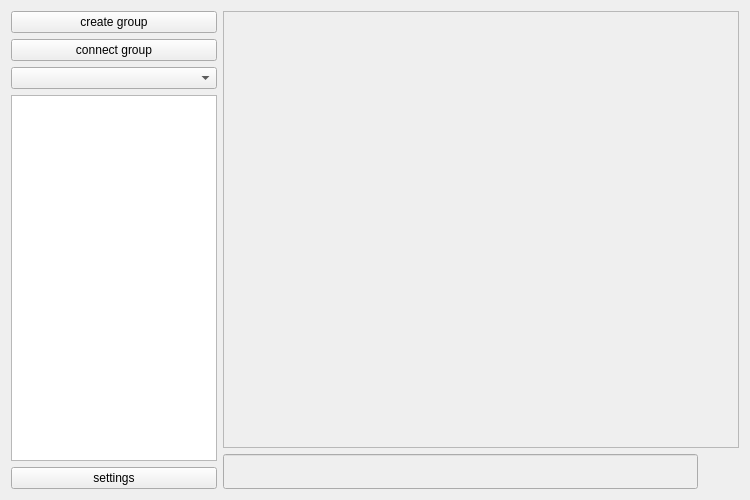
<?xml version="1.0" encoding="UTF-8"?>
<ui version="4.0">
 <class>ClientWindow</class>
 <widget class="QWidget" name="ClientWindow">
  <property name="geometry">
   <rect>
    <x>0</x>
    <y>0</y>
    <width>750</width>
    <height>500</height>
   </rect>
  </property>
  <property name="minimumSize">
   <size>
    <width>750</width>
    <height>500</height>
   </size>
  </property>
  <property name="windowTitle">
   <string>Messenger</string>
  </property>
  <layout class="QGridLayout" name="gridLayout" columnstretch="40,100">
   <item row="0" column="0">
    <layout class="QVBoxLayout" name="verticalLayout">
     <item>
      <widget class="QPushButton" name="createGroup">
       <property name="styleSheet">
        <string notr="true">*:hover {
  background-color: rgb(98,194,233);
}</string>
       </property>
       <property name="text">
        <string>create group</string>
       </property>
      </widget>
     </item>
     <item>
      <widget class="QPushButton" name="connectGroup">
       <property name="styleSheet">
        <string notr="true">*:hover {
  background-color: rgb(98,194,233);
}</string>
       </property>
       <property name="text">
        <string>connect group</string>
       </property>
      </widget>
     </item>
     <item>
      <widget class="QComboBox" name="groups">
       <property name="styleSheet">
        <string notr="true">* { 
  font: bold;
}</string>
       </property>
      </widget>
     </item>
     <item>
      <widget class="QListWidget" name="users"/>
     </item>
     <item>
      <widget class="QPushButton" name="settings">
       <property name="styleSheet">
        <string notr="true">*:hover {
  background-color: rgb(98,194,233);
}</string>
       </property>
       <property name="text">
        <string>settings</string>
       </property>
      </widget>
     </item>
    </layout>
   </item>
   <item row="0" column="1">
    <layout class="QVBoxLayout" name="verticalLayout_2" stretch="0,0">
     <item>
      <widget class="QListView" name="chatView">
       <property name="enabled">
        <bool>false</bool>
       </property>
       <property name="editTriggers">
        <set>QAbstractItemView::NoEditTriggers</set>
       </property>
      </widget>
     </item>
     <item>
      <layout class="QHBoxLayout" name="horizontalLayout">
       <item>
        <widget class="QLineEdit" name="messageEdit">
         <property name="enabled">
          <bool>false</bool>
         </property>
         <property name="sizePolicy">
          <sizepolicy hsizetype="Expanding" vsizetype="Fixed">
           <horstretch>0</horstretch>
           <verstretch>0</verstretch>
          </sizepolicy>
         </property>
         <property name="minimumSize">
          <size>
           <width>0</width>
           <height>35</height>
          </size>
         </property>
         <property name="maximumSize">
          <size>
           <width>16777215</width>
           <height>16777215</height>
          </size>
         </property>
         <property name="styleSheet">
          <string notr="true"/>
         </property>
        </widget>
       </item>
       <item>
        <widget class="QPushButton" name="sendButton">
         <property name="enabled">
          <bool>false</bool>
         </property>
         <property name="minimumSize">
          <size>
           <width>35</width>
           <height>30</height>
          </size>
         </property>
         <property name="maximumSize">
          <size>
           <width>35</width>
           <height>30</height>
          </size>
         </property>
         <property name="layoutDirection">
          <enum>Qt::LeftToRight</enum>
         </property>
         <property name="styleSheet">
          <string notr="true">* {
  border-image: url(:/sendButton.png) 3 10 3 10;
  border-top: 3px transparent;
  border-bottom: 3px transparent;
  border-right: 10px transparent;
  border-left: 10px transparent;
}</string>
         </property>
         <property name="text">
          <string/>
         </property>
         <property name="default">
          <bool>true</bool>
         </property>
        </widget>
       </item>
      </layout>
     </item>
    </layout>
   </item>
  </layout>
 </widget>
 <resources/>
 <connections/>
</ui>
